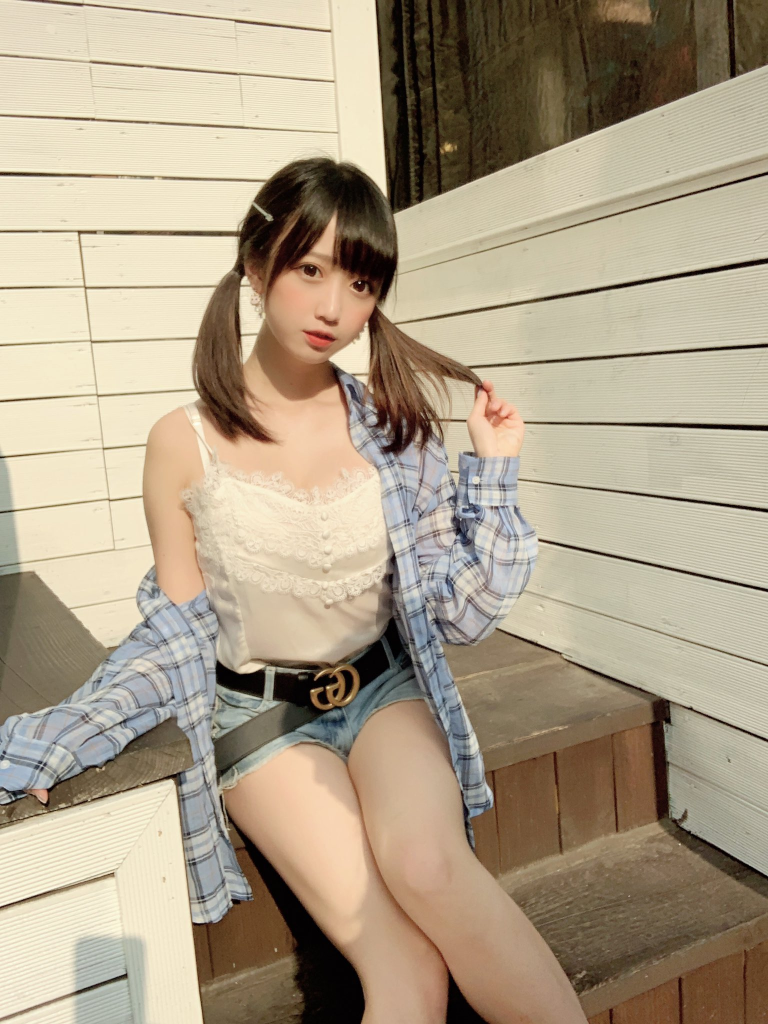
#> input picture flaskform/1.jpg, 1536 x 2048 px (shown at 1/2 size)
$ python test.py
#> lines starting #> are read from the running program, lines starting #| are printed output that depends on the picture
from PIL import Image

size = (128, 128)
img = Image.open('1.jpg')
#> img is the input picture: PIL image 1536x2048 RGB; mean R, G, B 173.6, 159.3, 136.3
img.thumbnail(size)
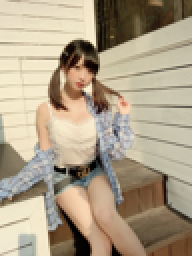
#> img: PIL image 96x128 RGB (shown 2 times larger); mean R, G, B 173.7, 159.3, 136.3
# 旋转45度
img.rotate(45).show()
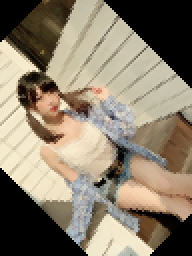
#> shown: PIL image 96x128 RGB (shown 2 times larger); mean R, G, B 138.8, 127.3, 109.2
